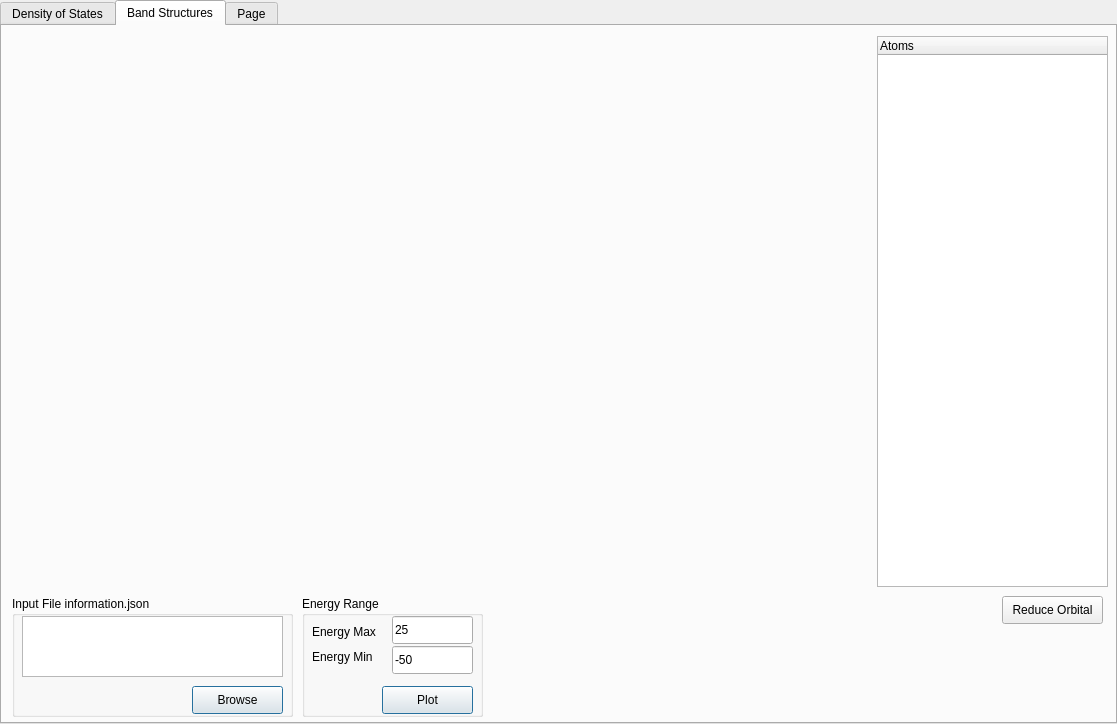
<?xml version="1.0" encoding="UTF-8"?>
<ui version="4.0">
 <class>TabWidget</class>
 <widget class="QTabWidget" name="TabWidget">
  <property name="geometry">
   <rect>
    <x>0</x>
    <y>0</y>
    <width>1117</width>
    <height>724</height>
   </rect>
  </property>
  <property name="windowTitle">
   <string>TabWidget</string>
  </property>
  <property name="tabPosition">
   <enum>QTabWidget::North</enum>
  </property>
  <property name="tabShape">
   <enum>QTabWidget::Rounded</enum>
  </property>
  <property name="currentIndex">
   <number>1</number>
  </property>
  <widget class="QWidget" name="tab">
   <attribute name="title">
    <string>Density of States</string>
   </attribute>
   <widget class="QWidget" name="verticalLayoutWidget">
    <property name="geometry">
     <rect>
      <x>10</x>
      <y>10</y>
      <width>1091</width>
      <height>551</height>
     </rect>
    </property>
    <layout class="QVBoxLayout" name="plotLayoutDos"/>
   </widget>
   <widget class="QGroupBox" name="groupBox_2">
    <property name="geometry">
     <rect>
      <x>10</x>
      <y>570</y>
      <width>281</width>
      <height>121</height>
     </rect>
    </property>
    <property name="title">
     <string>Input File</string>
    </property>
    <widget class="QPlainTextEdit" name="plainTextEdit">
     <property name="geometry">
      <rect>
       <x>10</x>
       <y>20</y>
       <width>261</width>
       <height>61</height>
      </rect>
     </property>
     <property name="font">
      <font>
       <pointsize>8</pointsize>
       <italic>true</italic>
      </font>
     </property>
     <property name="readOnly">
      <bool>true</bool>
     </property>
     <property name="plainText">
      <string/>
     </property>
    </widget>
    <widget class="QPushButton" name="pushButton_browse">
     <property name="geometry">
      <rect>
       <x>180</x>
       <y>90</y>
       <width>90</width>
       <height>28</height>
      </rect>
     </property>
     <property name="text">
      <string>Browse</string>
     </property>
     <property name="shortcut">
      <string>Ctrl+B</string>
     </property>
     <property name="autoDefault">
      <bool>true</bool>
     </property>
     <property name="default">
      <bool>true</bool>
     </property>
    </widget>
   </widget>
   <widget class="QGroupBox" name="groupBox">
    <property name="geometry">
     <rect>
      <x>300</x>
      <y>570</y>
      <width>331</width>
      <height>121</height>
     </rect>
    </property>
    <property name="title">
     <string>Range</string>
    </property>
    <widget class="QLineEdit" name="lineEdit_start">
     <property name="geometry">
      <rect>
       <x>80</x>
       <y>20</y>
       <width>81</width>
       <height>28</height>
      </rect>
     </property>
     <property name="text">
      <string>-50</string>
     </property>
    </widget>
    <widget class="QLineEdit" name="lineEdit_stop">
     <property name="geometry">
      <rect>
       <x>80</x>
       <y>50</y>
       <width>81</width>
       <height>28</height>
      </rect>
     </property>
     <property name="text">
      <string>25</string>
     </property>
    </widget>
    <widget class="QPushButton" name="pushButton_plot">
     <property name="geometry">
      <rect>
       <x>230</x>
       <y>90</y>
       <width>90</width>
       <height>28</height>
      </rect>
     </property>
     <property name="text">
      <string>Plot</string>
     </property>
     <property name="shortcut">
      <string>Ctrl+P</string>
     </property>
     <property name="autoDefault">
      <bool>true</bool>
     </property>
     <property name="default">
      <bool>true</bool>
     </property>
    </widget>
    <widget class="QLabel" name="label">
     <property name="geometry">
      <rect>
       <x>10</x>
       <y>25</y>
       <width>71</width>
       <height>21</height>
      </rect>
     </property>
     <property name="text">
      <string>Freq. Start</string>
     </property>
    </widget>
    <widget class="QLineEdit" name="lineEdit_intmin">
     <property name="geometry">
      <rect>
       <x>240</x>
       <y>50</y>
       <width>81</width>
       <height>28</height>
      </rect>
     </property>
     <property name="text">
      <string>0</string>
     </property>
    </widget>
    <widget class="QLineEdit" name="lineEdit_intmax">
     <property name="geometry">
      <rect>
       <x>240</x>
       <y>20</y>
       <width>81</width>
       <height>28</height>
      </rect>
     </property>
     <property name="text">
      <string>100000</string>
     </property>
    </widget>
    <widget class="QLabel" name="label_2">
     <property name="geometry">
      <rect>
       <x>10</x>
       <y>50</y>
       <width>71</width>
       <height>21</height>
      </rect>
     </property>
     <property name="text">
      <string>Freq. Stop</string>
     </property>
    </widget>
    <widget class="QLabel" name="label_3">
     <property name="geometry">
      <rect>
       <x>180</x>
       <y>20</y>
       <width>61</width>
       <height>21</height>
      </rect>
     </property>
     <property name="text">
      <string>Int. max</string>
     </property>
    </widget>
    <widget class="QLabel" name="label_4">
     <property name="geometry">
      <rect>
       <x>180</x>
       <y>50</y>
       <width>61</width>
       <height>21</height>
      </rect>
     </property>
     <property name="text">
      <string>Int. min</string>
     </property>
    </widget>
   </widget>
  </widget>
  <widget class="QWidget" name="tab">
   <attribute name="title">
    <string>Band Structures</string>
   </attribute>
   <widget class="QWidget" name="verticalLayoutWidget_2">
    <property name="geometry">
     <rect>
      <x>10</x>
      <y>10</y>
      <width>851</width>
      <height>551</height>
     </rect>
    </property>
    <layout class="QVBoxLayout" name="plotLayoutBand"/>
   </widget>
   <widget class="QGroupBox" name="groupBox_3">
    <property name="geometry">
     <rect>
      <x>10</x>
      <y>570</y>
      <width>281</width>
      <height>121</height>
     </rect>
    </property>
    <property name="title">
     <string>Input File information.json</string>
    </property>
    <widget class="QPlainTextEdit" name="plainTextEdit_band">
     <property name="geometry">
      <rect>
       <x>10</x>
       <y>20</y>
       <width>261</width>
       <height>61</height>
      </rect>
     </property>
     <property name="font">
      <font>
       <pointsize>8</pointsize>
       <italic>true</italic>
      </font>
     </property>
     <property name="readOnly">
      <bool>true</bool>
     </property>
     <property name="plainText">
      <string/>
     </property>
    </widget>
    <widget class="QPushButton" name="pushButton_browse_band">
     <property name="geometry">
      <rect>
       <x>180</x>
       <y>90</y>
       <width>91</width>
       <height>28</height>
      </rect>
     </property>
     <property name="text">
      <string>Browse</string>
     </property>
     <property name="shortcut">
      <string>Ctrl+B</string>
     </property>
     <property name="autoDefault">
      <bool>true</bool>
     </property>
     <property name="default">
      <bool>true</bool>
     </property>
    </widget>
   </widget>
   <widget class="QGroupBox" name="groupBox_4">
    <property name="geometry">
     <rect>
      <x>300</x>
      <y>570</y>
      <width>181</width>
      <height>121</height>
     </rect>
    </property>
    <property name="title">
     <string>Energy Range</string>
    </property>
    <widget class="QLineEdit" name="lineEdit_band_min">
     <property name="geometry">
      <rect>
       <x>90</x>
       <y>50</y>
       <width>81</width>
       <height>28</height>
      </rect>
     </property>
     <property name="text">
      <string>-50</string>
     </property>
    </widget>
    <widget class="QLabel" name="label_5">
     <property name="geometry">
      <rect>
       <x>10</x>
       <y>50</y>
       <width>71</width>
       <height>21</height>
      </rect>
     </property>
     <property name="text">
      <string>Energy Min</string>
     </property>
    </widget>
    <widget class="QLabel" name="label_6">
     <property name="geometry">
      <rect>
       <x>10</x>
       <y>25</y>
       <width>71</width>
       <height>21</height>
      </rect>
     </property>
     <property name="text">
      <string>Energy Max</string>
     </property>
    </widget>
    <widget class="QLineEdit" name="lineEdit_band_max">
     <property name="geometry">
      <rect>
       <x>90</x>
       <y>20</y>
       <width>81</width>
       <height>28</height>
      </rect>
     </property>
     <property name="text">
      <string>25</string>
     </property>
    </widget>
    <widget class="QPushButton" name="pushButton_plot_band">
     <property name="geometry">
      <rect>
       <x>80</x>
       <y>90</y>
       <width>91</width>
       <height>28</height>
      </rect>
     </property>
     <property name="text">
      <string>Plot</string>
     </property>
     <property name="shortcut">
      <string>Ctrl+P</string>
     </property>
     <property name="autoDefault">
      <bool>true</bool>
     </property>
     <property name="default">
      <bool>true</bool>
     </property>
    </widget>
   </widget>
   <widget class="QTreeWidget" name="treeWidget_orbital">
    <property name="geometry">
     <rect>
      <x>875</x>
      <y>10</y>
      <width>231</width>
      <height>551</height>
     </rect>
    </property>
    <property name="animated">
     <bool>true</bool>
    </property>
    <column>
     <property name="text">
      <string>Atoms</string>
     </property>
    </column>
   </widget>
   <widget class="QPushButton" name="pushButton_check_orbital">
    <property name="geometry">
     <rect>
      <x>1000</x>
      <y>570</y>
      <width>101</width>
      <height>28</height>
     </rect>
    </property>
    <property name="text">
     <string>Reduce Orbital</string>
    </property>
   </widget>
  </widget>
  <widget class="QWidget" name="tab_2">
   <attribute name="title">
    <string>Page</string>
   </attribute>
  </widget>
 </widget>
 <tabstops>
  <tabstop>plainTextEdit</tabstop>
  <tabstop>pushButton_browse</tabstop>
  <tabstop>lineEdit_start</tabstop>
  <tabstop>lineEdit_stop</tabstop>
  <tabstop>lineEdit_intmax</tabstop>
  <tabstop>lineEdit_intmin</tabstop>
  <tabstop>pushButton_plot</tabstop>
  <tabstop>plainTextEdit_band</tabstop>
  <tabstop>pushButton_browse_band</tabstop>
  <tabstop>lineEdit_band_max</tabstop>
  <tabstop>lineEdit_band_min</tabstop>
  <tabstop>pushButton_plot_band</tabstop>
 </tabstops>
 <resources/>
 <connections/>
</ui>
